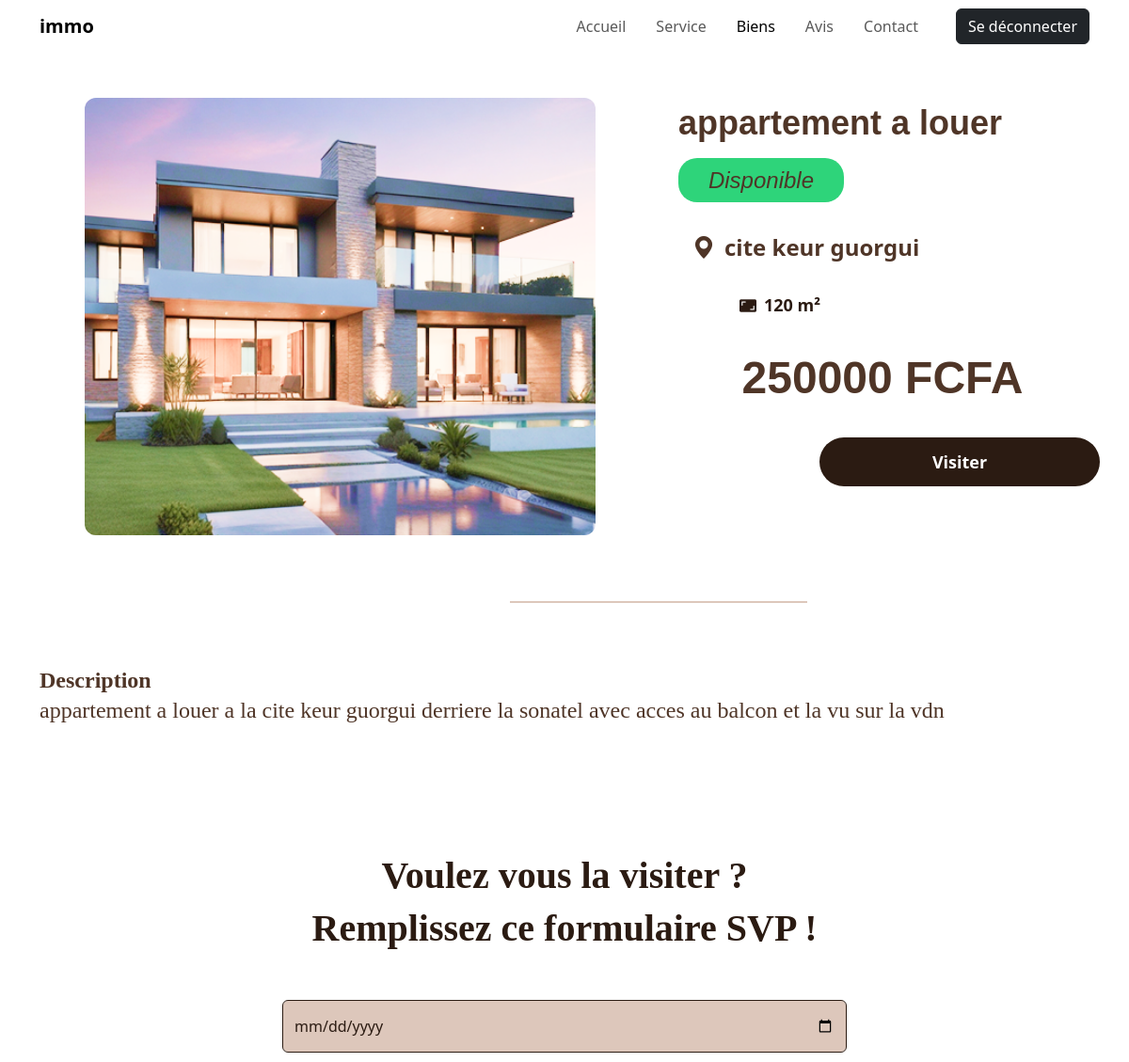
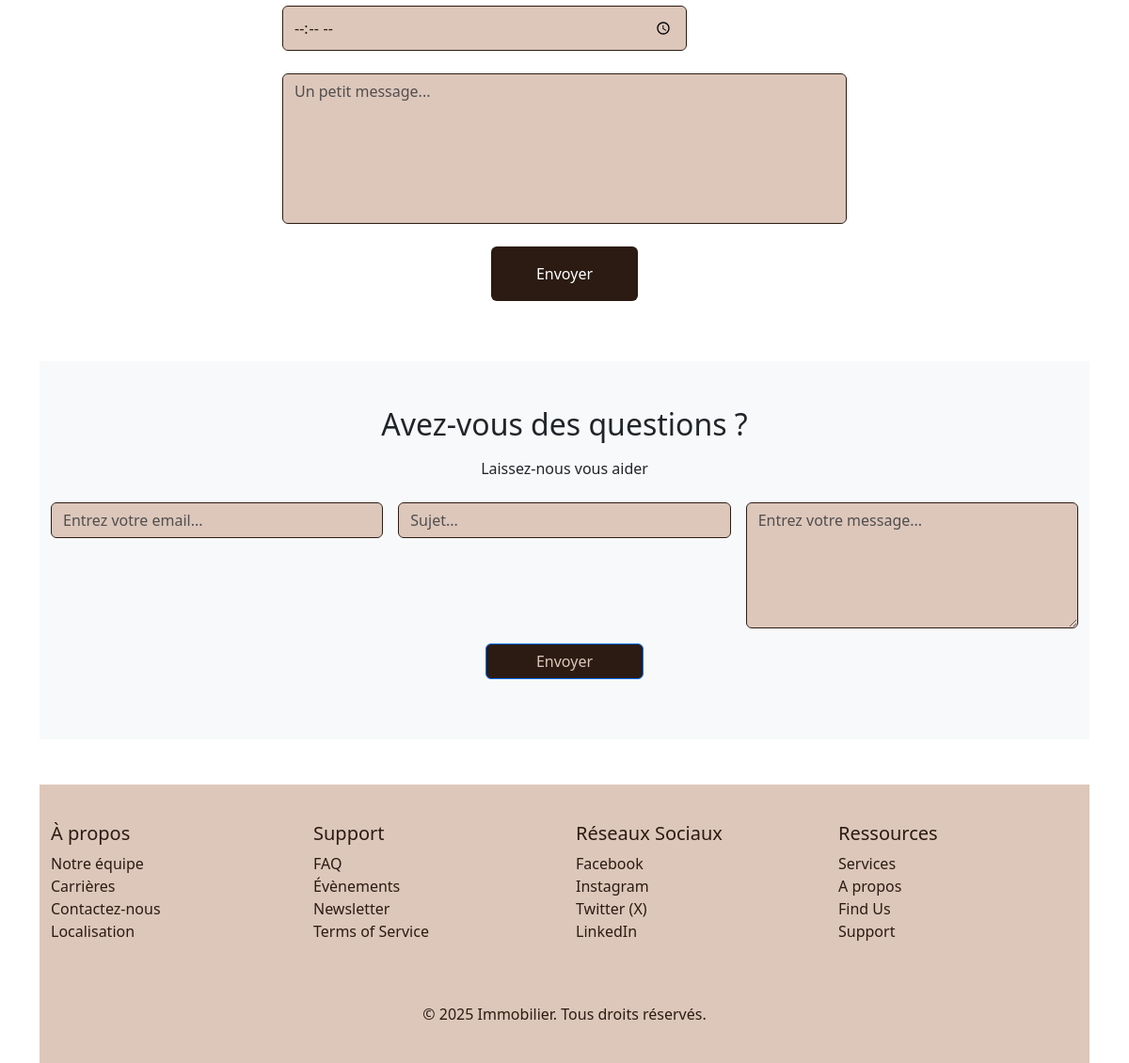
Screenshot of /pages/detail_bien.php?id=1 (signed in) with the database file from the repository (2 pictures, top to bottom).
### tables this page shows
CREATE TABLE `bien` (
  `idbien` int(11) NOT NULL,
  `titre` varchar(100) NOT NULL,
  `description` text NOT NULL,
  `photo` varchar(255) NOT NULL,
  `type` varchar(100) NOT NULL,
  `surface` double NOT NULL,
  `prix` double NOT NULL,
  `localisation` varchar(255) NOT NULL,
  `status` varchar(100) NOT NULL,
  `date_creation` datetime NOT NULL DEFAULT current_timestamp()
);

### CRUD/biendModel.php (called while the page is built, shortened)
<?php
require_once("con_db.php");
function getBienById($id)
{
    global $con;
    $sql = "SELECT * FROM bien WHERE idbien = ?";
    $stmt = $con->prepare($sql);
    if ($stmt) {
        $stmt->bind_param("i", $id);
        $stmt->execute();
        $result = $stmt->get_result();
        return $result->fetch_assoc();
    }
    return null;
}
?>

### pages/detail_bien.php (the view, shortened to what this page needs)
<?php
require_once __DIR__ . '../../CRUD/crud_notification.php';
include_once("../CRUD/biendModel.php");
$bien = getBienById($_GET['id']);
?>
<!DOCTYPE html>
<html lang="fr">
<head>
  <link href="https://cdn.jsdelivr.net/npm/bootstrap@5.3.0/dist/css/bootstrap.min.css" rel="stylesheet">
  <link href="https://cdn.jsdelivr.net/npm/bootstrap-icons@1.10.5/font/bootstrap-icons.css" rel="stylesheet">
  <link rel="stylesheet" href="../css/detail_bien.css">
</head>
<body>
  <nav class="navbar navbar-expand-lg">
    <div class="container">
      <a class="navbar-brand" href="#">immo</a>
      <div class="collapse navbar-collapse justify-content-end" id="navbarNav">
        <ul class="navbar-nav me-3">
          <li class="nav-item"><a class="nav-link" href="../index.php">Accueil</a></li>
          <li class="nav-item"><a class="nav-link" href="../index.php?section2">Service</a></li>
          <li class="nav-item"><a class="nav-link active" href="../index.php?sectionbien">Biens</a></li>
          <li class="nav-item"><a class="nav-link" href="#">Avis</a></li>
          <li class="nav-item"><a class="nav-link" href="#contact">Contact</a></li>
        </ul>
        <a href="../CRUD/deconnexion.php" style="text-decoration: none; color: white"><button class="btn btn-dark" id="btn-deconnecter">Se déconnecter</button></a>
      </div>
    </div>
  </nav>
  <div class="container mt-5">
    <div class="detail-container mt-5">
      <img src="http://localhost/project_immo/CRUD/<?= $bien['photo'] ?>" alt="Hébergement" class="hebergement-img mx-5">
      <div class="hebergement-info">
        <div class="hebergement-titre"><?= $bien['titre'] ?></div>
        <button class="<?= $bien['status']=='en visite' ? "visite" : ucfirst($bien['status']) ?>"><?= ucfirst($bien['status']) ?></button>
        <div class="localisation">
          <i class="bi bi-geo-alt-fill"></i> <?= htmlspecialchars($bien['localisation']) ?>
        </div>
        <div class="infos">
          <div class="info-item">
            <i class="bi bi-aspect-ratio-fill"></i> <?= htmlspecialchars($bien['surface']) ?> m²
          </div>
        </div>
        <div class="prix"><?= $bien['prix'] ?> FCFA</div>
        <button class="btn-visiter"><a href="#form" style="text-decoration: none; color: white">Visiter</a></button>
      </div>
    </div>
    <div style="height:2px;background-color:#DDC7BB;margin-left:500px;margin-right:300px;margin-top:70px;"></div>
    <h5 style="font-family: Montserrat;font-weight: 800;font-size: 24px;line-height: 100%;margin-top:70px;color: #4F3527; ">Description</h5>
    <p style="font-family: Montserrat;font-weight:400;font-size: 24px;line-height: 100%;color: #4F3527;"><?= $bien['description'] ?> </p> <br><br><br><br><br>
    <h1 id="form" style="font-family: Montserrat;font-weight: 800;font-size: 40px;line-height: 140%;text-align: center;color: #2B1B12;  ">Voulez vous la visiter ? <br>
      Remplissez ce formulaire SVP !</h1>
    <div class="container d-flex justify-content-center mt-5 mb-5">
      <form class="form-visite text-center" action="" method="POST">
        <div class="d-flex justify-content-center gap-3 mb-4 flex-wrap">
          <input type="date" class="form-control custom-input-date" placeholder="Choisir une date" name="date" required>
          <input type="time" class="form-control custom-input-heure" placeholder="Heure" name="heure" required>
        </div>
        <div class="mb-4">
          <textarea class="form-control custom-textarea" placeholder="Un petit message..." name="message" required></textarea>
        </div>
        <button type="submit" name="envoyer_visite" class="btn btn-envoyer" style="background-color:#2B1B12;color:white;">Envoyer</button>
      </form>
    </div>
    <?php require_once("footer.php"); ?>

### css/detail_bien.css (style rules this page uses)
body { font-family: 'Montserrat', sans-serif; background-color: #f5f5f5; padding: 40px; }
.detail-container { display: flex; gap: 40px; }
.hebergement-img { width: 543px; height: 465px; object-fit: cover; border-radius: 12px; }
.hebergement-info { max-width: 600px; }
.hebergement-titre { font-family: 'Montserrat', sans-serif; font-weight: 800; font-size: 36px; color: #4F3527; margin-bottom: 10px; }
.Disponible { width: 176px; height: 47px; border-radius: 20px; background-color: #2ED47A; font-family: 'Montserrat', sans-serif; font-style: italic; font-weight: 500; font-size: 24px; color: #4F3527; border: none; margin-bottom: 20px; }
.localisation { display: flex; align-items: center; font-weight: 700; font-size: 24px; color: #4F3527; padding: 10px 15px; border-radius: 10px; margin-bottom: 20px; }
.localisation i { margin-right: 10px; }
.infos { display: flex; gap: 30px; margin-bottom: 20px; margin-left: 65px; }
.info-item { display: flex; align-items: center; font-size: 18px; color: #2B1B12; font-weight: 600; }
.info-item i { margin-right: 8px; }
.prix { color: #4F3527; width: 434px; height: 87px; display: flex; align-items: center; justify-content: center; font-family: sans-serif; font-weight: 600; font-size: 48px; margin-bottom: 20px; border-radius: 10px; }
.btn-visiter { width: 298px; height: 52px; border-radius: 30px; background-color: #2B1B12; color: white; font-size: 18px; font-weight: 600; border: none; margin-left: 150px; }
.form-visite { max-width: 600px; width: 100%; }
.custom-input-date { width: 312px; height: 56px; background-color: #DDC7BB; border: 1px solid #1D1B20; border-radius: 4px; padding: 10px; }
.custom-input-heure { width: 93px; height: 48px; background-color: #DDC7BB; border: 1px solid #1D1B20; border-radius: 6px; padding: 6px 11px; margin-right: 170px; }
.custom-textarea { width: 505px; height: 160px; background-color: #DDC7BB; border: 1px solid #1D1B20; border-radius: 8px; padding: 10px; resize: none; }
.btn-envoyer { width: 156px; height: 58px; color: white; border: none; border-radius: 8px; font-size: 16px; font-weight: 600; }
:root { --primary-bg: #fff6f0; --primary-color: #382c24; --secondary-color: #b3886b; }
body { font-family: 'Poppins', sans-serif; background-color: var(--primary-bg); color: var(--primary-color); margin: 0; padding: 0; }
.navbar { background-color: white; padding: 1rem 0; }
.navbar-brand { font-weight: 700; font-size: 1.5rem; }
.nav-link { margin-right: 1rem; font-weight: 500; color: #0c0c0c; }
.nav-link.active { color: var(--secondary-color); }

### css/footer.css (style rules this page uses)
.form-control { border: 1px solid #2B1B12; background-color: #DDC7BB; color: #2B1B12; }

### rows the page displays
bien: photo (picture), titre "appartement a louer", status "Disponible", localisation "cite keur guorgui", surface "120", prix "250000", description "appartement a louer a la cite keur guorgui derriere la sonatel avec acces au balcon et la vu sur la vdn"
